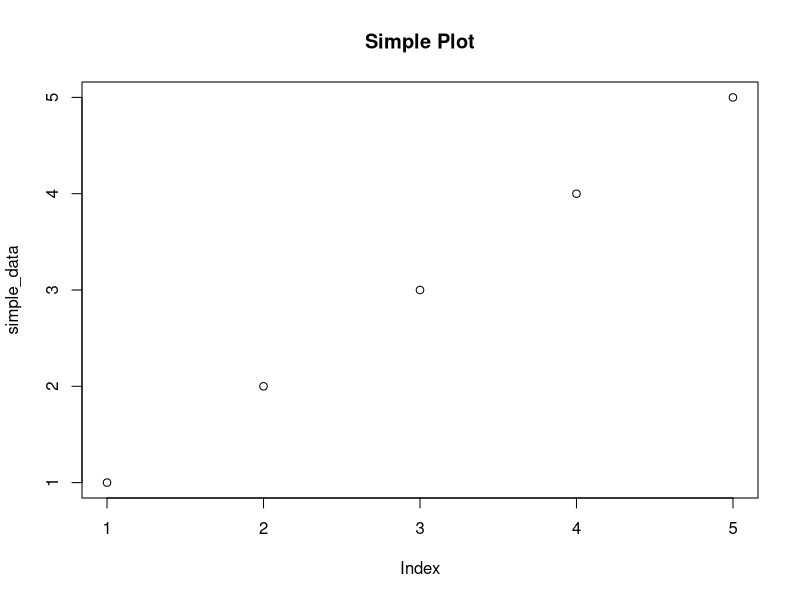

This figure's R source:
## ---- chunk 1
# This will work fine
simple_data <- c(1, 2, 3, 4, 5)
mean(simple_data)
## ---- chunk 2
# This should work fine
plot(simple_data, main = "Simple Plot")
